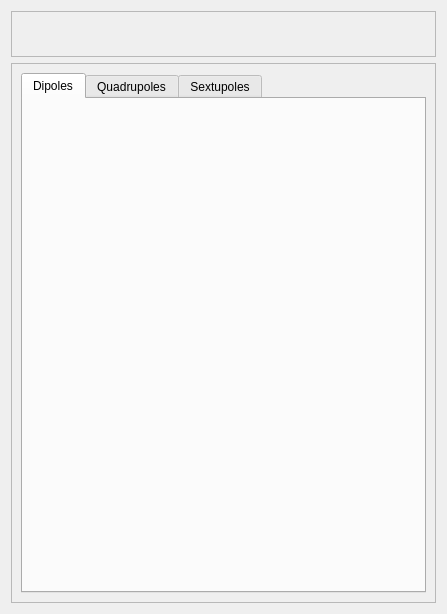
<?xml version="1.0" encoding="UTF-8"?>
<ui version="4.0">
 <class>Form</class>
 <widget class="QWidget" name="Form">
  <property name="geometry">
   <rect>
    <x>0</x>
    <y>0</y>
    <width>447</width>
    <height>614</height>
   </rect>
  </property>
  <property name="windowTitle">
   <string>Form</string>
  </property>
  <layout class="QGridLayout" name="gridLayout">
   <item row="0" column="0">
    <widget class="QFrame" name="frame_3">
     <property name="frameShape">
      <enum>QFrame::StyledPanel</enum>
     </property>
     <property name="frameShadow">
      <enum>QFrame::Raised</enum>
     </property>
     <layout class="QGridLayout" name="gridLayout_3">
      <item row="0" column="5">
       <spacer name="horizontalSpacer">
        <property name="orientation">
         <enum>Qt::Horizontal</enum>
        </property>
        <property name="sizeHint" stdset="0">
         <size>
          <width>40</width>
          <height>20</height>
         </size>
        </property>
       </spacer>
      </item>
      <item row="0" column="0">
       <spacer name="horizontalSpacer_2">
        <property name="orientation">
         <enum>Qt::Horizontal</enum>
        </property>
        <property name="sizeHint" stdset="0">
         <size>
          <width>40</width>
          <height>20</height>
         </size>
        </property>
       </spacer>
      </item>
      <item row="0" column="3" colspan="2">
       <widget class="QLabel" name="logo_cnpem">
        <property name="text">
         <string>&lt;html&gt;&lt;head/&gt;&lt;body&gt;&lt;p&gt;&lt;img src=&quot;images/CNPEM.jpg&quot;/&gt;&lt;/p&gt;&lt;/body&gt;&lt;/html&gt;</string>
        </property>
       </widget>
      </item>
      <item row="0" column="1" rowspan="2">
       <widget class="QLabel" name="logo_lnls">
        <property name="text">
         <string>&lt;html&gt;&lt;head/&gt;&lt;body&gt;&lt;p&gt;&lt;img src=&quot;images/LNLS.png&quot;/&gt;&lt;/p&gt;&lt;/body&gt;&lt;/html&gt;</string>
        </property>
       </widget>
      </item>
     </layout>
    </widget>
   </item>
   <item row="1" column="0">
    <widget class="QScrollArea" name="scrollArea">
     <property name="widgetResizable">
      <bool>true</bool>
     </property>
     <widget class="QWidget" name="scrollAreaWidgetContents">
      <property name="geometry">
       <rect>
        <x>0</x>
        <y>0</y>
        <width>431</width>
        <height>552</height>
       </rect>
      </property>
      <layout class="QGridLayout" name="gridLayout_2">
       <item row="0" column="0">
        <widget class="QTabWidget" name="tabWidget">
         <property name="currentIndex">
          <number>0</number>
         </property>
         <widget class="QWidget" name="tabDipoles">
          <attribute name="title">
           <string>Dipoles</string>
          </attribute>
         </widget>
         <widget class="QWidget" name="tabQuadrupoles">
          <attribute name="title">
           <string>Quadrupoles</string>
          </attribute>
         </widget>
         <widget class="QWidget" name="tabSextupoles">
          <attribute name="title">
           <string>Sextupoles</string>
          </attribute>
         </widget>
        </widget>
       </item>
      </layout>
     </widget>
    </widget>
   </item>
  </layout>
 </widget>
 <resources/>
 <connections/>
</ui>
